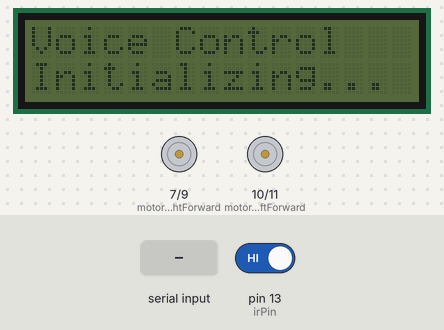
The sketch below on a simulated Arduino Uno, built with avr-gcc and run on an emulated ATmega328P. Parts: 16×2 character LCD, motor-driver pin pairs drawn as motors (green arrow = first pin HIGH = forward, orange = second pin HIGH = backward, longer = more drive). The inputs (shaded band) are chosen by the test bench; at power-on: pin 13 (irPin) HIGH.

Above: at 0.1 s.
3.3 s: "F" received over the second serial link
At 4.0 s:
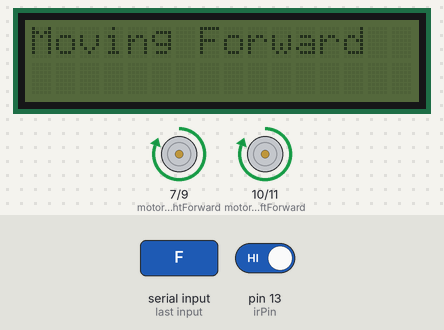
4.8 s: "B" received over the second serial link
At 5.2 s:
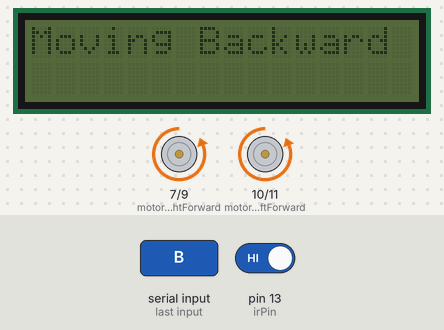
6.3 s: "L" received over the second serial link
At 7.5 s:
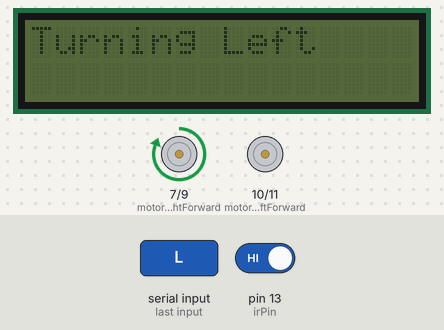
7.8 s: pin 13 (irPin) driven LOW
At 8.8 s:
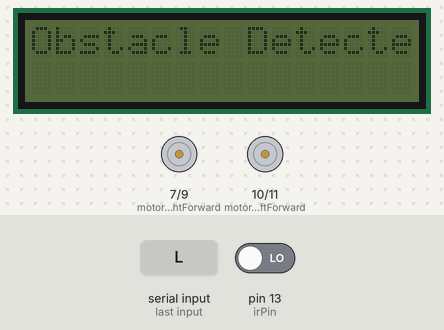
Timing chart, 0 to 10.3 s (numbered marks = the images above; inputs shaded):
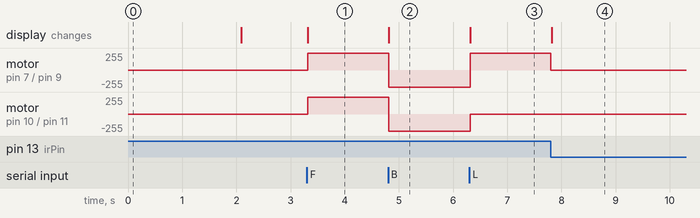

Measured:
- after the input at 3.3 s, motor on pin 7 (motorRightForward) / pin 9 (motorRightBackward), motor on pin 10 (motorLeftForward) / pin 11 (motorLeftBackward): stopped → forward 255/255 at once; the display: changes at once (image 1)
- after the input at 4.8 s, motor on pin 7 (motorRightForward) / pin 9 (motorRightBackward), motor on pin 10 (motorLeftForward) / pin 11 (motorLeftBackward): forward 255/255 → backward 255/255 at once; the display: changes at once (image 2)
- after the input at 6.3 s, motor on pin 7 (motorRightForward) / pin 9 (motorRightBackward): backward 255/255 → forward 255/255 at once; motor on pin 10 (motorLeftForward) / pin 11 (motorLeftBackward): backward 255/255 → stopped at once; the display: changes at once (image 3)
- after the input at 7.8 s, motor on pin 7 (motorRightForward) / pin 9 (motorRightBackward): forward 255/255 → stopped at once; the display: changes at once (image 4)

The sketch:

Voice_Controlled_Robot.ino
```cpp
#include <Wire.h>
#include <LiquidCrystal_I2C.h>
#include <SoftwareSerial.h>

// Define pins for the LCD
LiquidCrystal_I2C lcd(0x27,16,2);
SoftwareSerial bluetooth(2, 8);

// Define motor pins
const int motorLeftForward = 10;
const int motorLeftBackward = 11;
const int motorRightForward = 7;
const int motorRightBackward = 9;

// Define IR sensor pin
const int irPin = 13;
int irState = 0;

// Bluetooth setup
char voiceCommand;

// Setup
void setup() {
  // Initialize LCD
  lcd.init();
  lcd.print("Voice Control");

  // Setup motor pins as output
  pinMode(motorLeftForward, OUTPUT);
  pinMode(motorLeftBackward, OUTPUT);
  pinMode(motorRightForward, OUTPUT);
  pinMode(motorRightBackward, OUTPUT);

  // Setup IR sensor as input
  pinMode(irPin, INPUT_PULLUP);

  // Initialize serial communication
  Serial.begin(9600);
  bluetooth.begin(9600);

  // Welcome message
  lcd.setCursor(0, 1);
  lcd.print("Initializing...");
  delay(2000);
  lcd.clear();
}

void loop() {
  // Check for obstacle
 irState = digitalRead(irPin);       // Check for Obstacle Detection----

  if (irState == LOW) {
    stopRobot();
    lcd.clear();
    lcd.print("Obstacle Detected");
    delay(1000);
    return;
  }

  // Check for Bluetooth commands
  if (bluetooth.available()) {
    char voiceCommand = bluetooth.read();
    executeCommand(voiceCommand);
  }
}

// Function to execute commands
void executeCommand(char command) {
  lcd.clear();
  switch (command) {
    case 'F': // Forward
      lcd.print("Moving Forward");
      moveForward();
      break;

    case 'B': // Backward
      lcd.print("Moving Backward");
      moveBackward();
      break;

    case 'L': // Left
      lcd.print("Turning Left");
      turnLeft();
      break;

    case 'R': // Right
      lcd.print("Turning Right");
      turnRight();
      break;

    case 'S': // Stop
      lcd.print("Stopping");
      stopRobot();
      break;

    default:
      lcd.print("Invalid Command");
      stopRobot();
      break;
  }
}

// Movement functions
void moveForward() {
  digitalWrite(motorLeftForward, HIGH);
  digitalWrite(motorLeftBackward, LOW);
  digitalWrite(motorRightForward, HIGH);
  digitalWrite(motorRightBackward, LOW);
}

void moveBackward() {
  digitalWrite(motorLeftForward, LOW);
  digitalWrite(motorLeftBackward, HIGH);
  digitalWrite(motorRightForward, LOW);
  digitalWrite(motorRightBackward, HIGH);
}

void turnLeft() {
  digitalWrite(motorLeftForward, LOW);
  digitalWrite(motorLeftBackward, LOW);
  digitalWrite(motorRightForward, HIGH);
  digitalWrite(motorRightBackward, LOW);
}

void turnRight() {
  digitalWrite(motorLeftForward, HIGH);
  digitalWrite(motorLeftBackward, LOW);
  digitalWrite(motorRightForward, LOW);
  digitalWrite(motorRightBackward, LOW);
}

void stopRobot() {
  digitalWrite(motorLeftForward, LOW);
  digitalWrite(motorLeftBackward, LOW);
  digitalWrite(motorRightForward, LOW);
  digitalWrite(motorRightBackward, LOW);
}
```
